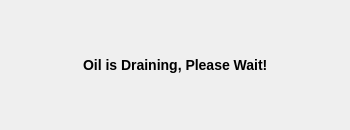
<?xml version="1.0" encoding="UTF-8"?>
<ui version="4.0">
 <class>Dialog</class>
 <widget class="QDialog" name="Dialog">
  <property name="geometry">
   <rect>
    <x>0</x>
    <y>0</y>
    <width>350</width>
    <height>130</height>
   </rect>
  </property>
  <property name="maximumSize">
   <size>
    <width>350</width>
    <height>130</height>
   </size>
  </property>
  <property name="windowTitle">
   <string>Dialog</string>
  </property>
  <layout class="QGridLayout" name="gridLayout">
   <item row="0" column="1">
    <spacer name="verticalSpacer">
     <property name="orientation">
      <enum>Qt::Vertical</enum>
     </property>
     <property name="sizeHint" stdset="0">
      <size>
       <width>20</width>
       <height>35</height>
      </size>
     </property>
    </spacer>
   </item>
   <item row="1" column="0">
    <spacer name="horizontalSpacer">
     <property name="orientation">
      <enum>Qt::Horizontal</enum>
     </property>
     <property name="sizeHint" stdset="0">
      <size>
       <width>68</width>
       <height>20</height>
      </size>
     </property>
    </spacer>
   </item>
   <item row="1" column="1">
    <widget class="QLabel" name="label">
     <property name="styleSheet">
      <string notr="true">QLabel {
	font-size: 14px;
	font-weight: 500;
	
}</string>
     </property>
     <property name="text">
      <string>Oil is Draining, Please Wait!</string>
     </property>
    </widget>
   </item>
   <item row="1" column="2">
    <spacer name="horizontalSpacer_2">
     <property name="orientation">
      <enum>Qt::Horizontal</enum>
     </property>
     <property name="sizeHint" stdset="0">
      <size>
       <width>68</width>
       <height>20</height>
      </size>
     </property>
    </spacer>
   </item>
   <item row="2" column="1">
    <spacer name="verticalSpacer_2">
     <property name="orientation">
      <enum>Qt::Vertical</enum>
     </property>
     <property name="sizeHint" stdset="0">
      <size>
       <width>20</width>
       <height>36</height>
      </size>
     </property>
    </spacer>
   </item>
  </layout>
 </widget>
 <resources/>
 <connections/>
</ui>
